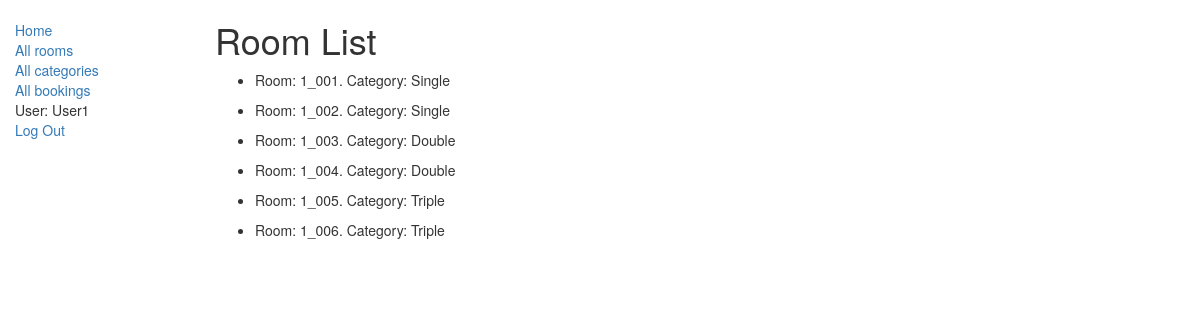
Page /hotel/info/rooms/ (signed in) on the committed database.
### myapp/models.py (models this page shows, shortened)
class Room(models.Model):
    room_category = models.ForeignKey(RoomCategory, on_delete=models.CASCADE)
    name = models.CharField(max_length=100)

class RoomCategory(models.Model):
    hotel = models.ForeignKey(Hotel, on_delete=models.CASCADE)
    name = models.CharField(max_length=100)
    min_price = models.IntegerField(default=0)

### myapp/views.py (the view)
# urls.py: path('info/rooms/', views.RoomsInHotelListView.as_view(), name='rooms'),
class RoomsInHotelListView(LoginRequiredMixin, generic.ListView):
    model = Room
    template_name = 'info/room_list.html'
    def get_queryset(self):
        hotel_user = HotelUser.objects.filter(user=self.request.user).first()
        r_c = list(RoomCategory.objects.filter(hotel=hotel_user.hotel))
        return Room.objects.filter(room_category__in=r_c).order_by('name')

### myapp/templates/info/room_list.html
{% extends "base_generic.html" %}
{% block content %}
    <h1>Room List</h1>
    {% if room_list %}
    <ul>
      {% for room in room_list %}
      <li class="rooms">
          <p>Room: {{room.name}}. Category: {{room.room_category.name}}</p>
      </li>
      {% endfor %}
    </ul>
    {% else %}
      <p>There are no rooms.</p>
    {% endif %}
{% endblock %}

### myapp/templates/base_generic.html (shortened to what this page needs)
<!DOCTYPE html>
<html lang="en">
<head>
  <link rel="stylesheet" href="https://maxcdn.bootstrapcdn.com/bootstrap/3.3.7/css/bootstrap.min.css">
  {% load static %}
  <link rel="stylesheet" href="{% static 'styles/styles.css' %}">
</head>
<body>
  <div class="container-fluid">
    <div class="row">
      <div class="col-sm-2">
      {% block sidebar %}
      <ul class="sidebar-nav">
          <li><a href="{% url 'index' %}">Home</a></li>
          <li><a href="{% url 'rooms' %}">All rooms</a></li>
          <li><a href="{% url 'room-categories' %}">All categories</a></li>
          <li><a href="{% url 'bookings' %}">All bookings</a></li>
          {% if user.is_authenticated %}
            <li>User: {{ user.get_username }}</li>
            <li><a href="{% url 'logout'%}">Log Out</a></li>
          {% else %}
            <li><a href="{% url 'login'%}?next={{request.path}}">Login</a></li>
          {% endif %}
      </ul>
     {% endblock %}
      </div>
      <div class="col-sm-10 ">
      {% block content %}{% endblock %}
      </div>
    </div>
  </div>
</body>
</html>

### myapp/static/styles/styles.css (style rules this page uses)
.sidebar-nav { margin-top: 20px; padding: 0; list-style: none; }

### rows in the picture
Room: name "1_001", room_category.name "Single"
Room: name "1_002", room_category.name "Single"
Room: name "1_003", room_category.name "Double"
Room: name "1_004", room_category.name "Double"
Room: name "1_005", room_category.name "Triple"
Room: name "1_006", room_category.name "Triple"

### other values in the picture
{{ user.get_username }} "User1"
